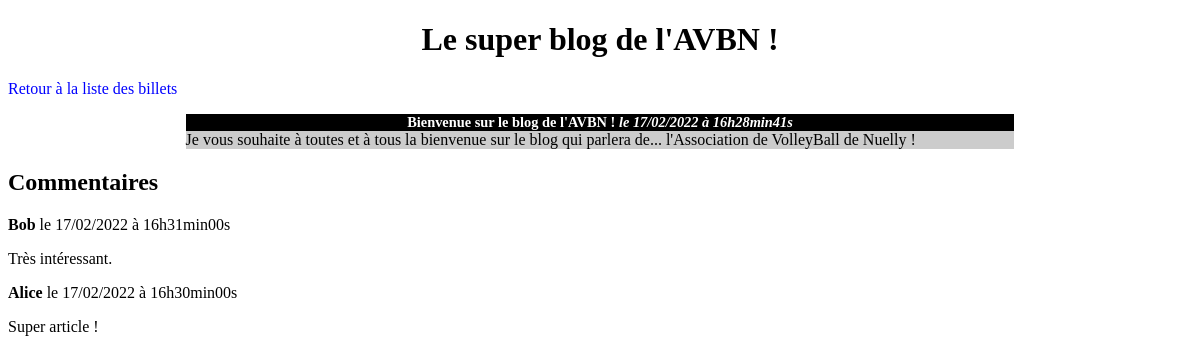
The page /post.php?id=1 on the database its author committed.
### tables this page shows
CREATE TABLE `billets` (
  `id` int(11) NOT NULL,
  `titre` varchar(255) NOT NULL,
  `contenu` text NOT NULL,
  `date_creation` datetime NOT NULL
);

CREATE TABLE IF NOT EXISTS comments (
  id INT AUTO_INCREMENT PRIMARY KEY,
  post_id INT NOT NULL,
  author VARCHAR(255) NOT NULL,
  comment TEXT NOT NULL,
  comment_date DATETIME NOT NULL DEFAULT CURRENT_TIMESTAMP,
  CONSTRAINT fk_comments_billets FOREIGN KEY (post_id) REFERENCES billets(id)
);

### post.php (called while the page is built)
<?php
require __DIR__ . '/src/model.php';
if (isset($_GET['id']) && (int)$_GET['id'] > 0) {
    $identifier = (int) $_GET['id'];
} else {
    echo 'Erreur : aucun identifiant de billet envoyé';
    exit;
}
$post = getPost($identifier);
$comments = getComments($identifier);
require __DIR__ . '/templates/post.php';

### src/model.php (called while the page is built, shortened)
<?php
function connectDb()
{
    try {
        $database = new PDO(
            'mysql:host=localhost;dbname=blog;charset=utf8',
            'root',
            'mdp'
        );
        $database->setAttribute(PDO::ATTR_ERRMODE, PDO::ERRMODE_EXCEPTION);
        return $database;
    } catch (Exception $e) {
        die('Error: ' . $e->getMessage());
    }
}
function getPost($id)
{
    $database = connectDb();
    $statement = $database->prepare(
        "SELECT id, titre, contenu,
                DATE_FORMAT(date_creation, '%d/%m/%Y à %Hh%imin%ss') AS date_creation_fr
         FROM billets
         WHERE id = ?"
    );
    $statement->execute([$id]);
    $row = $statement->fetch(PDO::FETCH_ASSOC);
    return [
        'title' => $row['titre'],
        'french_creation_date' => $row['date_creation_fr'],
        'content' => $row['contenu'],
        'identifier' => $row['id'],
    ];
}
function getComments($postId)
{
    $database = connectDb();
    $statement = $database->prepare(
        "SELECT author, comment,
                DATE_FORMAT(comment_date, '%d/%m/%Y à %Hh%imin%ss') AS french_creation_date
         FROM comments
         WHERE post_id = ?
         ORDER BY comment_date DESC"
    );
    $statement->execute([$postId]);
    return $statement->fetchAll(PDO::FETCH_ASSOC);
}

### templates/post.php (the view, shortened to what this page needs)
<!DOCTYPE html>
<html>
<head>
    <link href="blog/style.css" rel="stylesheet" />
</head>
<body>
    <h1>Le super blog de l'AVBN !</h1>
    <p><a href="blog/index.php">Retour à la liste des billets</a></p>
    <div class="news">
        <h3>
            <?= htmlspecialchars($post['title']) ?>
            <em>le <?= $post['french_creation_date'] ?> </em>
        </h3>
        <p><?= nl2br(htmlspecialchars($post['content'])) ?></p>
    </div>
    <h2>Commentaires</h2>
    <?php foreach ($comments as $comment): ?>
        <p>
            <strong><?= htmlspecialchars($comment['author']) ?></strong>
            le <?= $comment['french_creation_date'] ?>
        </p>
        <p><?= nl2br(htmlspecialchars($comment['comment'])) ?></p>
    <?php endforeach; ?>
</body>
</html>

### blog/style.css (style rules this page uses)
h1, h3 { text-align:center; }
h3 { background-color:black; color:white; font-size:0.9em; margin-bottom:0px; }
.news p { background-color:#CCCCCC; margin-top:0px; }
.news { width:70%; margin:auto; }
a { text-decoration: none; color: blue; }

### rows shown on the page
billets: titre "Bienvenue sur le blog de l'AVBN !", contenu "Je vous souhaite à toutes et à tous la bienvenue sur le blog qui parlera de... l'Association de VolleyBall de Nuelly !"
comments: author "Bob", french_creation_date "17/02/2022 à 16h31min00s", comment "Très intéressant."
comments: author "Alice", french_creation_date "17/02/2022 à 16h30min00s", comment "Super article !"

### other values the page prints
$post['french_creation_date'] "17/02/2022 à 16h28min41s"
